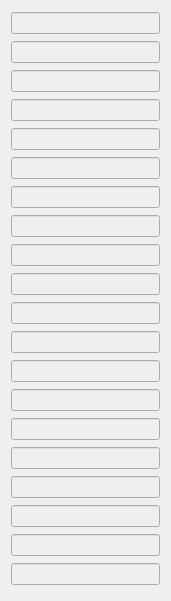
     <widget class="QWidget" name="verticalLayoutWidget_2">
      <property name="geometry">
       <rect>
        <x>26</x>
        <y>40</y>
        <width>171</width>
        <height>601</height>
       </rect>
      </property>
      <layout class="QVBoxLayout" name="verticalLayout_4">
       <item>
        <widget class="QLineEdit" name="captured_name_1">
         <property name="enabled">
          <bool>false</bool>
         </property>
         <property name="text">
          <string/>
         </property>
         <property name="frame">
          <bool>true</bool>
         </property>
         <property name="dragEnabled">
          <bool>false</bool>
         </property>
         <property name="readOnly">
          <bool>false</bool>
         </property>
        </widget>
       </item>
       <item>
        <widget class="QLineEdit" name="captured_name_2">
         <property name="enabled">
          <bool>false</bool>
         </property>
         <property name="text">
          <string/>
         </property>
         <property name="frame">
          <bool>true</bool>
         </property>
         <property name="dragEnabled">
          <bool>false</bool>
         </property>
         <property name="readOnly">
          <bool>false</bool>
         </property>
        </widget>
       </item>
       <item>
        <widget class="QLineEdit" name="captured_name_3">
         <property name="enabled">
          <bool>false</bool>
         </property>
         <property name="text">
          <string/>
         </property>
         <property name="frame">
          <bool>true</bool>
         </property>
         <property name="dragEnabled">
          <bool>false</bool>
         </property>
         <property name="readOnly">
          <bool>false</bool>
         </property>
        </widget>
       </item>
       <item>
        <widget class="QLineEdit" name="captured_name_4">
         <property name="enabled">
          <bool>false</bool>
         </property>
         <property name="text">
          <string/>
         </property>
         <property name="frame">
          <bool>true</bool>
         </property>
         <property name="dragEnabled">
          <bool>false</bool>
         </property>
         <property name="readOnly">
          <bool>false</bool>
         </property>
        </widget>
       </item>
       <item>
        <widget class="QLineEdit" name="captured_name_5">
         <property name="enabled">
          <bool>false</bool>
         </property>
         <property name="text">
          <string/>
         </property>
         <property name="frame">
          <bool>true</bool>
         </property>
         <property name="dragEnabled">
          <bool>false</bool>
         </property>
         <property name="readOnly">
          <bool>false</bool>
         </property>
        </widget>
       </item>
       <item>
        <widget class="QLineEdit" name="captured_name_6">
         <property name="enabled">
          <bool>false</bool>
         </property>
         <property name="text">
          <string/>
         </property>
         <property name="frame">
          <bool>true</bool>
         </property>
         <property name="dragEnabled">
          <bool>false</bool>
         </property>
         <property name="readOnly">
          <bool>false</bool>
         </property>
        </widget>
       </item>
       <item>
        <widget class="QLineEdit" name="captured_name_7">
         <property name="enabled">
          <bool>false</bool>
         </property>
         <property name="text">
          <string/>
         </property>
         <property name="frame">
          <bool>true</bool>
         </property>
         <property name="dragEnabled">
          <bool>false</bool>
         </property>
         <property name="readOnly">
          <bool>false</bool>
         </property>
        </widget>
       </item>
       <item>
        <widget class="QLineEdit" name="captured_name_8">
         <property name="enabled">
          <bool>false</bool>
         </property>
         <property name="text">
          <string/>
         </property>
         <property name="frame">
          <bool>true</bool>
         </property>
         <property name="dragEnabled">
          <bool>false</bool>
         </property>
         <property name="readOnly">
          <bool>false</bool>
         </property>
        </widget>
       </item>
       <item>
        <widget class="QLineEdit" name="captured_name_9">
         <property name="enabled">
          <bool>false</bool>
         </property>
         <property name="text">
          <string/>
         </property>
         <property name="frame">
          <bool>true</bool>
         </property>
         <property name="dragEnabled">
          <bool>false</bool>
         </property>
         <property name="readOnly">
          <bool>false</bool>
         </property>
        </widget>
       </item>
       <item>
        <widget class="QLineEdit" name="captured_name_10">
         <property name="enabled">
          <bool>false</bool>
         </property>
         <property name="text">
          <string/>
         </property>
         <property name="frame">
          <bool>true</bool>
         </property>
         <property name="dragEnabled">
          <bool>false</bool>
         </property>
         <property name="readOnly">
          <bool>false</bool>
         </property>
        </widget>
       </item>
       <item>
        <widget class="QLineEdit" name="captured_name_11">
         <property name="enabled">
          <bool>false</bool>
         </property>
         <property name="text">
          <string/>
         </property>
         <property name="frame">
          <bool>true</bool>
         </property>
         <property name="dragEnabled">
          <bool>false</bool>
         </property>
         <property name="readOnly">
          <bool>false</bool>
         </property>
        </widget>
       </item>
       <item>
        <widget class="QLineEdit" name="captured_name_12">
         <property name="enabled">
          <bool>false</bool>
         </property>
         <property name="text">
          <string/>
         </property>
         <property name="frame">
          <bool>true</bool>
         </property>
         <property name="dragEnabled">
          <bool>false</bool>
         </property>
         <property name="readOnly">
          <bool>false</bool>
         </property>
        </widget>
       </item>
       <item>
        <widget class="QLineEdit" name="captured_name_13">
         <property name="enabled">
          <bool>false</bool>
         </property>
         <property name="text">
          <string/>
         </property>
         <property name="frame">
          <bool>true</bool>
         </property>
         <property name="dragEnabled">
          <bool>false</bool>
         </property>
         <property name="readOnly">
          <bool>false</bool>
         </property>
        </widget>
       </item>
       <item>
        <widget class="QLineEdit" name="captured_name_14">
         <property name="enabled">
          <bool>false</bool>
         </property>
         <property name="text">
          <string/>
         </property>
         <property name="frame">
          <bool>true</bool>
         </property>
         <property name="dragEnabled">
          <bool>false</bool>
         </property>
         <property name="readOnly">
          <bool>false</bool>
         </property>
        </widget>
       </item>
       <item>
        <widget class="QLineEdit" name="captured_name_15">
         <property name="enabled">
          <bool>false</bool>
         </property>
         <property name="text">
          <string/>
         </property>
         <property name="frame">
          <bool>true</bool>
         </property>
         <property name="dragEnabled">
          <bool>false</bool>
         </property>
         <property name="readOnly">
          <bool>false</bool>
         </property>
        </widget>
       </item>
       <item>
        <widget class="QLineEdit" name="captured_name_16">
         <property name="enabled">
          <bool>false</bool>
         </property>
         <property name="text">
          <string/>
         </property>
         <property name="frame">
          <bool>true</bool>
         </property>
         <property name="dragEnabled">
          <bool>false</bool>
         </property>
         <property name="readOnly">
          <bool>false</bool>
         </property>
        </widget>
       </item>
       <item>
        <widget class="QLineEdit" name="captured_name_17">
         <property name="enabled">
          <bool>false</bool>
         </property>
         <property name="text">
          <string/>
         </property>
         <property name="frame">
          <bool>true</bool>
         </property>
         <property name="dragEnabled">
          <bool>false</bool>
         </property>
         <property name="readOnly">
          <bool>false</bool>
         </property>
        </widget>
       </item>
       <item>
        <widget class="QLineEdit" name="captured_name_18">
         <property name="enabled">
          <bool>false</bool>
         </property>
         <property name="text">
          <string/>
         </property>
         <property name="frame">
          <bool>true</bool>
         </property>
         <property name="dragEnabled">
          <bool>false</bool>
         </property>
         <property name="readOnly">
          <bool>false</bool>
         </property>
        </widget>
       </item>
       <item>
        <widget class="QLineEdit" name="captured_name_19">
         <property name="enabled">
          <bool>false</bool>
         </property>
         <property name="text">
          <string/>
         </property>
         <property name="frame">
          <bool>true</bool>
         </property>
         <property name="dragEnabled">
          <bool>false</bool>
         </property>
         <property name="readOnly">
          <bool>false</bool>
         </property>
        </widget>
       </item>
       <item>
        <widget class="QLineEdit" name="captured_name_20">
         <property name="enabled">
          <bool>false</bool>
         </property>
         <property name="text">
          <string/>
         </property>
         <property name="frame">
          <bool>true</bool>
         </property>
         <property name="dragEnabled">
          <bool>false</bool>
         </property>
         <property name="readOnly">
          <bool>false</bool>
         </property>
        </widget>
       </item>
      </layout>
     </widget>
